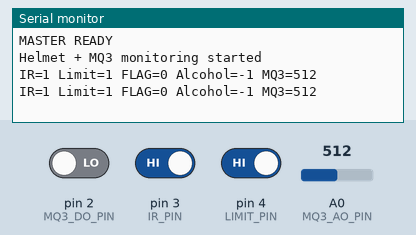
Bench run of a sketch on a simulated Arduino Uno, built with avr-gcc and run on an emulated ATmega328P. On the bench: the last lines printed to the serial monitor. Inputs (shaded band) come from the test bench; at power-on: A0 (MQ3_AO_PIN) = 512, pin 3 (IR_PIN) HIGH, pin 4 (LIMIT_PIN) HIGH, pin 2 (MQ3_DO_PIN) LOW.

Above: at 1.3 s.
1.4 s: A0 (MQ3_AO_PIN) set to 716
At 1.9 s:
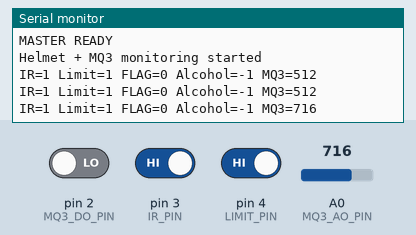
2.9 s: pin 3 (IR_PIN) driven LOW
At 3.34 s:
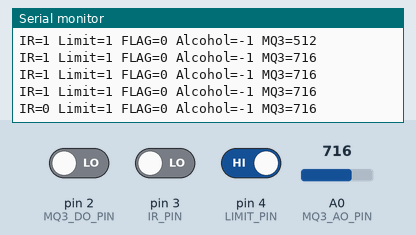
4.4 s: pin 4 (LIMIT_PIN) driven LOW
At 4.84 s:
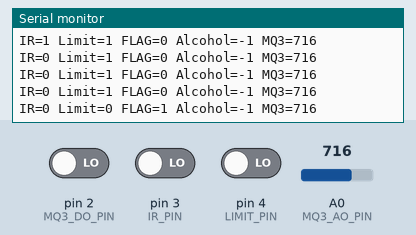
5.9 s: A0 (MQ3_AO_PIN) set to 900
At 6.34 s:
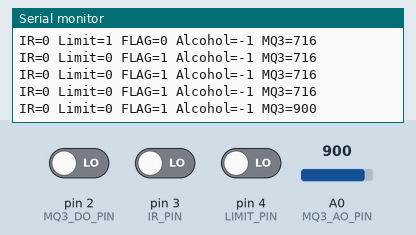
7.4 s: pin 3 (IR_PIN) driven HIGH
At 7.84 s:
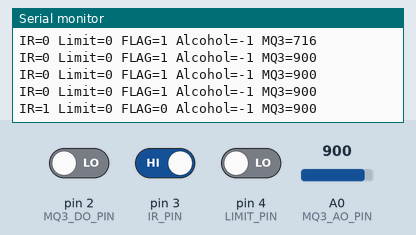
8.9 s: pin 4 (LIMIT_PIN) driven HIGH
At 9.34 s:
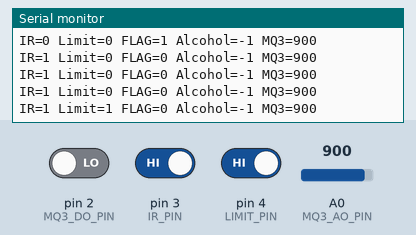
Timing chart, 0 to 11.4 s (numbered marks = the images above; inputs shaded):
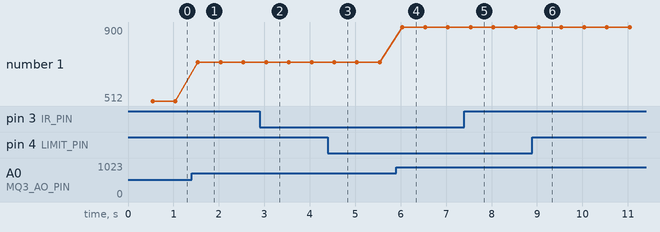

The sketch:

master_v2.ino
```cpp
#include <SoftwareSerial.h>

// HC-05 Bluetooth
// Arduino RX = D10, TX = D11
SoftwareSerial BT(10, 11);

// Sensor pins
const byte IR_PIN = 3;
const byte LIMIT_PIN = 4;
const byte MQ3_DO_PIN = 2;
const byte MQ3_AO_PIN = A0;

// Most MQ-3 modules trigger D0 at LOW.
// Change to HIGH if yours is reversed.
const byte MQ3_ACTIVE_LEVEL = LOW;

// Transmission interval
const unsigned long SEND_INTERVAL = 500;
unsigned long lastSend = 0;

// Prototype MQ-3 warm-up interval
const unsigned long MQ3_WARMUP_MS = 300000UL;

void setup() {
  Serial.begin(9600);
  BT.begin(9600);

  pinMode(IR_PIN, INPUT);

  // Limit switch between D4 and GND
  pinMode(LIMIT_PIN, INPUT_PULLUP);

  pinMode(MQ3_DO_PIN, INPUT);
  pinMode(MQ3_AO_PIN, INPUT);

  Serial.println("MASTER READY");
  Serial.println("Helmet + MQ3 monitoring started");
}

void loop() {
  unsigned long now = millis();

  if (now - lastSend >= SEND_INTERVAL) {
    lastSend = now;

    // Read sensors
    int ir = digitalRead(IR_PIN);
    int limitSwitch = digitalRead(LIMIT_PIN);

    int mq3Digital = digitalRead(MQ3_DO_PIN);
    int mq3Analog = analogRead(MQ3_AO_PIN);

    // Helmet is ON only when:
    // IR = 0 AND Limit Switch = 0
    int helmetFlag =
      (ir == LOW && limitSwitch == LOW) ? 1 : 0;

    // -1 = MQ3 warming up / not ready
    //  0 = no threshold crossing
    //  1 = alcohol threshold triggered
    int alcoholFlag = -1;

    if (now >= MQ3_WARMUP_MS) {
      alcoholFlag =
        (mq3Digital == MQ3_ACTIVE_LEVEL) ? 1 : 0;
    }

    // Send complete message over Bluetooth
    BT.print("IR=");
    BT.print(ir);

    BT.print(",limit=");
    BT.print(limitSwitch);

    BT.print(",FLAG=");
    BT.print(helmetFlag);

    BT.print(",ALC=");
    BT.print(alcoholFlag);

    BT.print(",MQ3=");
    BT.println(mq3Analog);

    // Debug output
    Serial.print("IR=");
    Serial.print(ir);

    Serial.print(" Limit=");
    Serial.print(limitSwitch);

    Serial.print(" FLAG=");
    Serial.print(helmetFlag);

    Serial.print(" Alcohol=");
    Serial.print(alcoholFlag);

    Serial.print(" MQ3=");
    Serial.println(mq3Analog);
  }
}
```

Measured:
- after the input at 1.4 s, the serial monitor: prints a new line after 0.14 s (image 1)
- after the input at 2.9 s, the serial monitor: prints a new line after 0.14 s (image 2)
- after the input at 4.4 s, the serial monitor: prints a new line after 0.14 s (image 3)
- after the input at 5.9 s, the serial monitor: prints a new line after 0.14 s (image 4)
- after the input at 7.4 s, the serial monitor: prints a new line after 0.14 s (image 5)
- after the input at 8.9 s, the serial monitor: prints a new line after 0.14 s (image 6)
- plotted number 1: 512 → 716 after the input at 1.4 s, 716 → 900 after the input at 5.9 s
